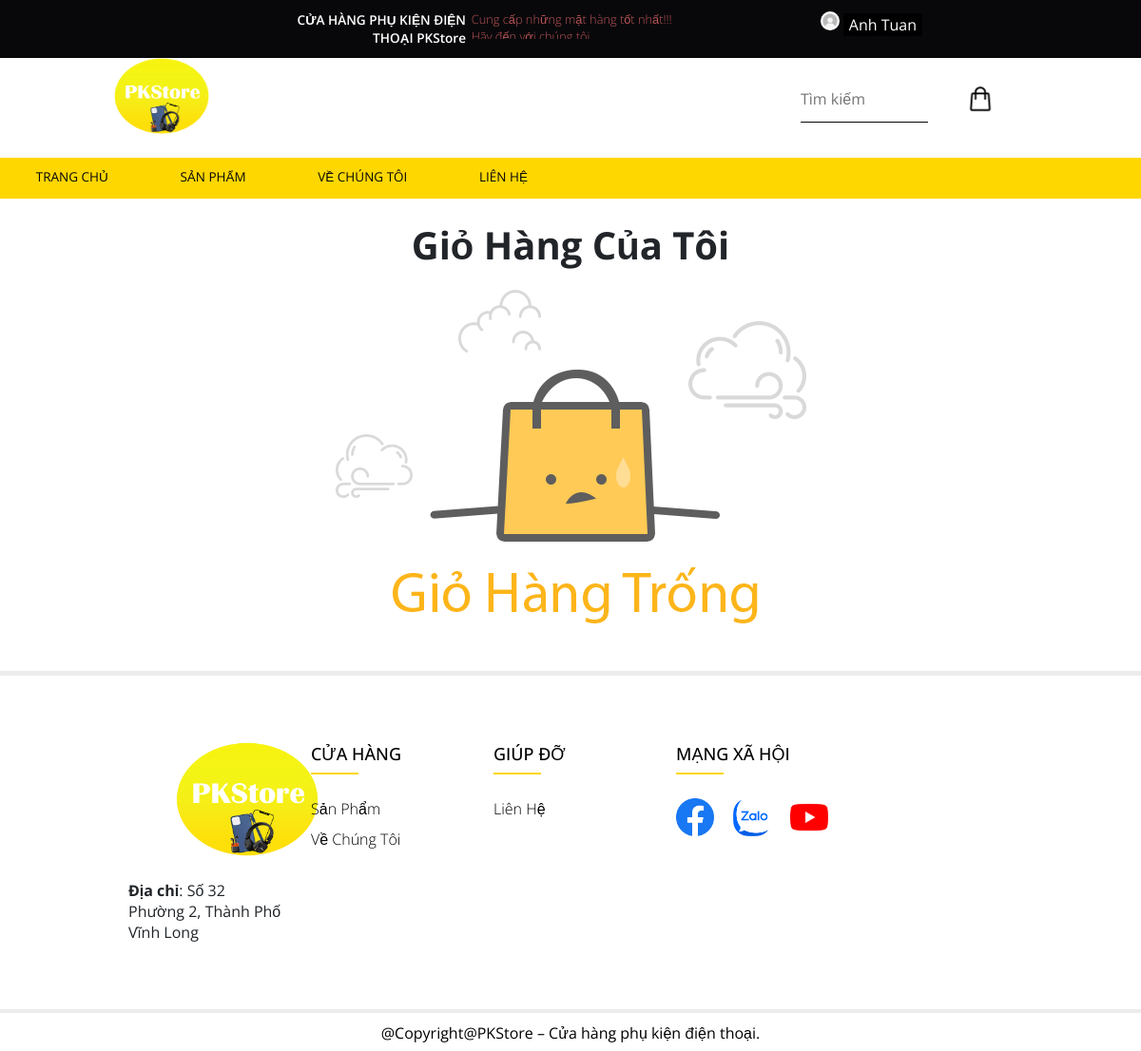
/KhachHang/web/cart2.php (signed in), run on an earlier commit of the app's database.
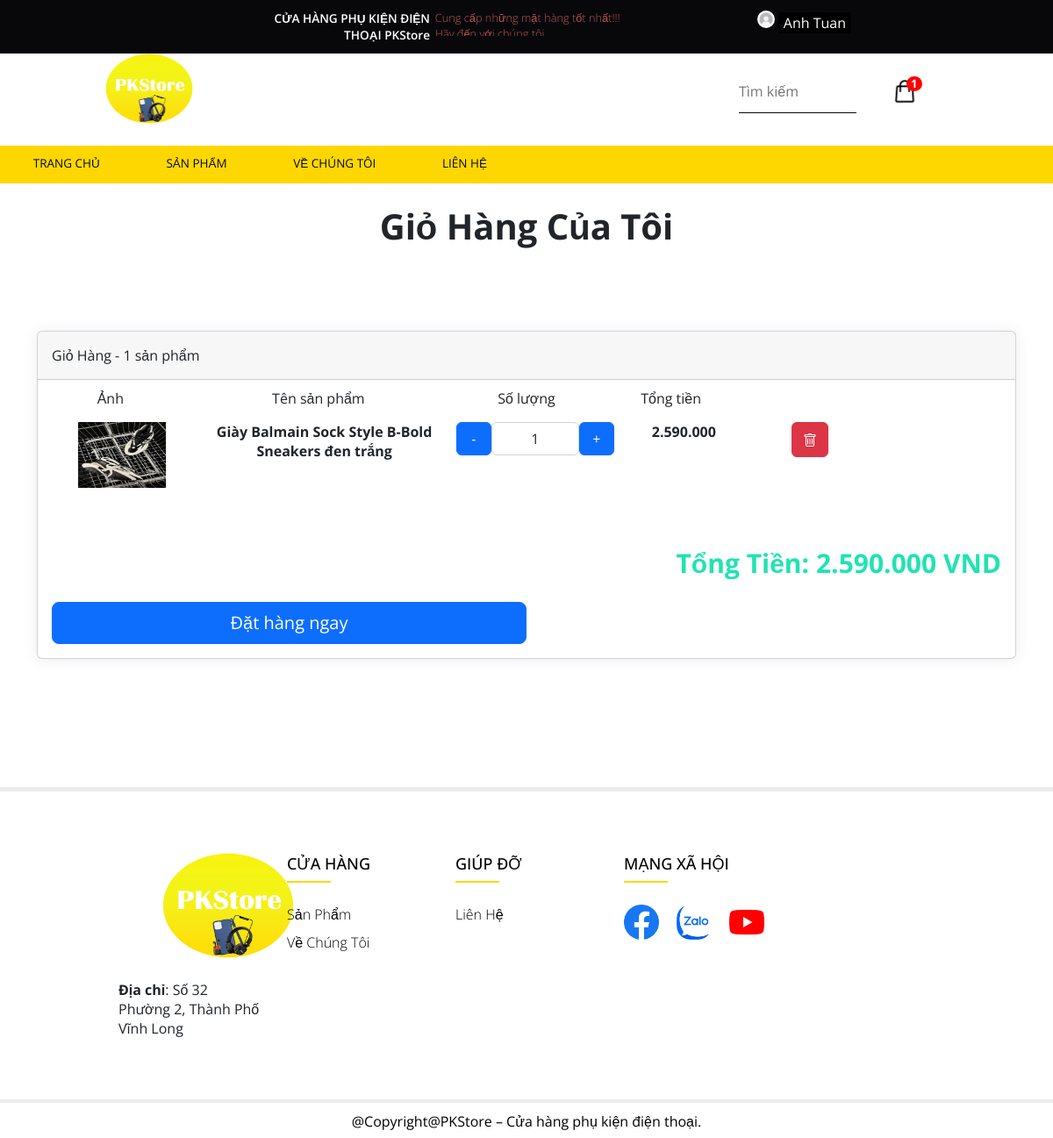
And on a later commit of the database.
### tables this page shows
CREATE TABLE `giohang` (
  `id` int(11) NOT NULL,
  `MaKH` int(11) NOT NULL,
  `MaGiay` int(11) NOT NULL,
  `TrangThai` int(11) NOT NULL,
  `soluong` int(11) NOT NULL
);

CREATE TABLE `sanpham` (
  `MaGiay` int(11) NOT NULL,
  `TenGiay` varchar(100) NOT NULL,
  `GiaBan` int(11) DEFAULT NULL,
  `MoTa` varchar(500) DEFAULT NULL,
  `AnhBia` varchar(100) DEFAULT NULL,
  `NgayCapNhat` datetime DEFAULT NULL,
  `SoLuongTon` int(11) DEFAULT NULL,
  `MaLG` int(11) DEFAULT NULL,
  `MaTH` int(11) DEFAULT NULL,
  `MaNCC` int(11) DEFAULT NULL,
  `HienThiSanPham` bit(1) DEFAULT NULL,
  `GiaBanCu` int(11) DEFAULT NULL
);

### KhachHang/web/cart2.php (the view, shortened to what the changed rows need)
<!DOCTYPE html>
<html lang="en">
<head>
  <link href="https://cdn.jsdelivr.net/npm/bootstrap@5.2.3/dist/css/bootstrap.min.css" rel="stylesheet">
  <link rel="stylesheet" href="~/css/cart.css">
</head>
<?php
include("Layout_KhachHang_Header.php");
$MaKH =  $_SESSION["MaKH"];
$query = "select * from giohang join sanpham on giohang.MaGiay = sanpham.MaGiay join khachhang on giohang.MaKH = khachhang.MaKH where giohang.MaKH = '$MaKH'";
$result = mysqli_query($con, $query);
$tongtien_query = "select sum(sanpham.GiaBan * giohang.soluong) as total from giohang join sanpham on giohang.MaGiay = sanpham.MaGiay where giohang.MaKH = '$MaKH'";
$run_tongtien = mysqli_query($con, $tongtien_query);
$row_tongtien = mysqli_fetch_assoc($run_tongtien);
$tinh = $row_tongtien['total'];
$query2 = "select count(*) as count from giohang join sanpham on giohang.MaGiay = sanpham.MaGiay join khachhang on giohang.MaKH = khachhang.MaKH where giohang.MaKH = '$MaKH'";
$result1 = mysqli_query($con, $query2);
$row1 = mysqli_fetch_assoc($result1);
$count = $row1['count'];
?>
<body>
  <div class="card-body">
    <h1>Giỏ Hàng Của Tôi</h1>
    <?php if ($count > 0) { ?>
      <div class="container py-5">
        <div class="row d-flex justify-content-center my-4">
          <div class="col-md-12">
            <div class="card mb-4">
              <div class="card-header py-3">
                <h5 class="mb-0">Giỏ Hàng - <?php echo $count ?> sản phẩm</h5>
              </div>
              <div class="containner" style="margin-top: 10px ;">
                <div class="row text-center">
                  <div class="col-lg-2">
                    <h3>Ảnh</h3>
                  </div>
                  <div class="col-lg-3">
                    <h3>Tên sản phẩm</h3>
                  </div>
                  <div class="col-lg-2">
                    <h3>Số lượng</h3>
                  </div>
                  <div class="col-lg-2" style="margin-left: -25px ;">
                    <h3>Tổng tiền</h3>
                  </div>
                </div>
                <div class="card-body">
                  <?php if (mysqli_num_rows($result) != 0) { ?>
                    <?php
                    while ($row = mysqli_fetch_array($result)) {
                    ?>
                      <div class="row text-center" style="margin-bottom: 20px">
                        <div class="col-lg-2 col-md-12 mb-4 mb-lg-0">
                          <div class="bg-image hover-overlay hover-zoom ripple rounded" data-mdb-ripple-color="light">
                            <a href="./details.php?MaGiay=<?php echo $row['MaGiay'] ?>"><img style="width:100px; height: 75px;" src="../../Images/ImgProducts/<?php echo $row['AnhBia']  ?>" /></a>
                          </div>
                        </div>
                        <div class="col-lg-3 col-md-6 mb-4 mb-lg-0 fw-bold">
                          <p><strong><?php echo $row["TenGiay"]  ?></strong></p>
                        </div>
                        <div class="col-lg-2 col-md-6 mb-4 mb-lg-0 fw-bold">
                          <div class="d-flex mb-4" style="max-width: 300px">
                            <form method="post" style="display: flex">
                              <input type="submit" class="btn btn-primary" name="tru" style="width: 40px; text-align: center;" value="-">
                              <div class="form-outline fw-bold">
                                <input name="soluong" value="<?php echo $row["soluong"]  ?>" type="text" class="form-control w-5" style="width: 100px; text-align: center;" />
                              </div>
                              <input type="submit" class="btn btn-primary" name="cong" style="width: 40px;text-align: center;" value="+">
                            </form>
                          </div>
                        </div>
                        <div class="col-lg-2 col-md-6 mb-4 mb-lg-0 fw-bold ">
                          <p class="text-start text-md-center fw-bold " style="margin-left: 20px ;">
                            <strong style="padding-right: 30px;"><?php echo number_format($row['GiaBan'] * $row['soluong'], 0, ',', '.')   ?>
                            </strong>
                          </p>
                        </div>
                        <div class="col-lg-1 col-md-6 mb-4 mb-lg-0 fw-bold">
                          <a href="xoa.php?id=<?php echo $row["id"] ?>" class="btn btn-danger" style="height: 40px;">
                          </a>
                        </div>
                      </div>
                  <?php  }
                  } ?>
                </div>
              </div>
              <div class="card-body ">
                <ul class="list-group list-group-flush justify-content-end">
                  <li class="list-group-item d-flex justify-content-start align-items-center border-0 px-0 mb-3" style="color: #20E3B2; font-size: 30px;   font-weight: bold;">
                    <p> <?php echo "Tổng Tiền: ";
                        echo number_format((float) $tinh, 0, ',', '.') . " VND";
                        ?></p>
                  </li>
                  <a href="./oder.php" class="btn btn-primary btn-lg align-items-end" style="width: 50%;">
                    Đặt hàng ngay
                  </a>
                </ul>
              </div>
            <?php echo "</div>
          </div>
        </div>
      </div>
    </div>";
          } else { ?>
              <img src="trong.png" class="img">
            <?php } ?>
            <?php include("Layout_KhachHang_Footer.php"); ?>
</body>
</html>

### KhachHang/web/Layout_KhachHang_Header.php (shortened to what the changed rows need)
<!DOCTYPE HTML>
<html>
<head>
  <link href="css/style.css" rel='stylesheet' type='text/css' />
  <link href="css/megamenu.css" rel="stylesheet" type="text/css" media="all" />
  <link rel="stylesheet" href="css/slippry.css">
  <link rel="stylesheet" type="text/css" href="css/jquery-ui.css">
</head>
<body>
  <?php
  include("connection.php");
  ?>
  <div class="header">
    <div class="mid-header" style="padding-top: 40px;">
      <div class="" style="width:80%; margin: 0px auto">
        <div class="mid-grid-right" style="display: flex; gap: 40px;">
          <div class="top-header-left">
            <ul>
              <?php
              if (isset($_SESSION['MaKH'])) {
                $MaKH = $_SESSION['MaKH'];
                $countQuery = "SELECT COUNT(id) FROM giohang WHERE MaKH = '$MaKH'";
                $qr_count = mysqli_query($con, $countQuery);
                if ($qr_count) {
                  $countRow = mysqli_fetch_row($qr_count);
                  if ($countRow[0] > 0) {
              ?>
                    <a class="" style="position: relative;" href="cart2.php">
                      <span id="clickme">
                        <img src="./images/shopping-bag.png" alt="" style="width: 30px; height: 30px;margin-top: 5px;">
                      </span>
                      <p class="badge"><?php echo ($countRow[0]) ?></p>
                    </a>
                  <?php
                  } else {
                  ?>
                    <a class="" style="position: relative;" href="cart2.php">
                      <span id="clickme">
                        <img src="./images/shopping-bag.png" alt="" style="width: 30px; height: 30px;margin-top: 5px;">
                      </span>
                    </a>
                  <?php
                  }
                  ?>
                <?php
                }
              }
              ?>
            </ul>
          </div>
        </div>
      </div>
    </div>
  </div>
</body>
</html>

What changed in the data, as far as the page shows it:
added giohang: sanpham.AnhBia (picture), sanpham.TenGiay "Giày Balmain Sock Style B-Bold Sneakers đen trắng", soluong "1", $row['GiaBan']*$row['soluong'] "2.590.000"
Also different on the page:
$countRow[0]: (not shown) → "1"
$count: (not shown) → "1"
$tinh: (not shown) → "2.590.000"
text now shown: "Giỏ Hàng - sản phẩm Ảnh Tên sản phẩm Số lượng Tổng tiền Tổng Tiền: VND Đặt hàng ngay"
